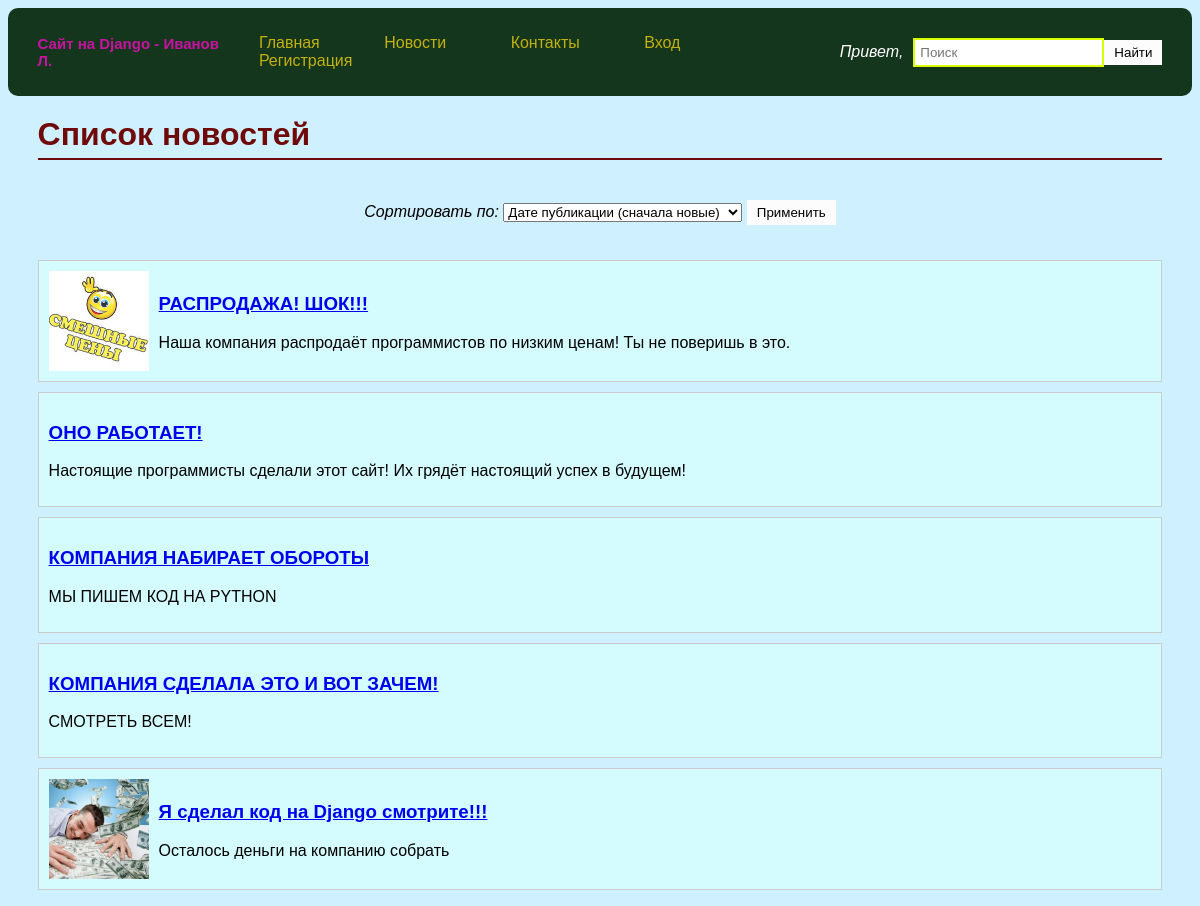
Before: /news/ with the older database file.
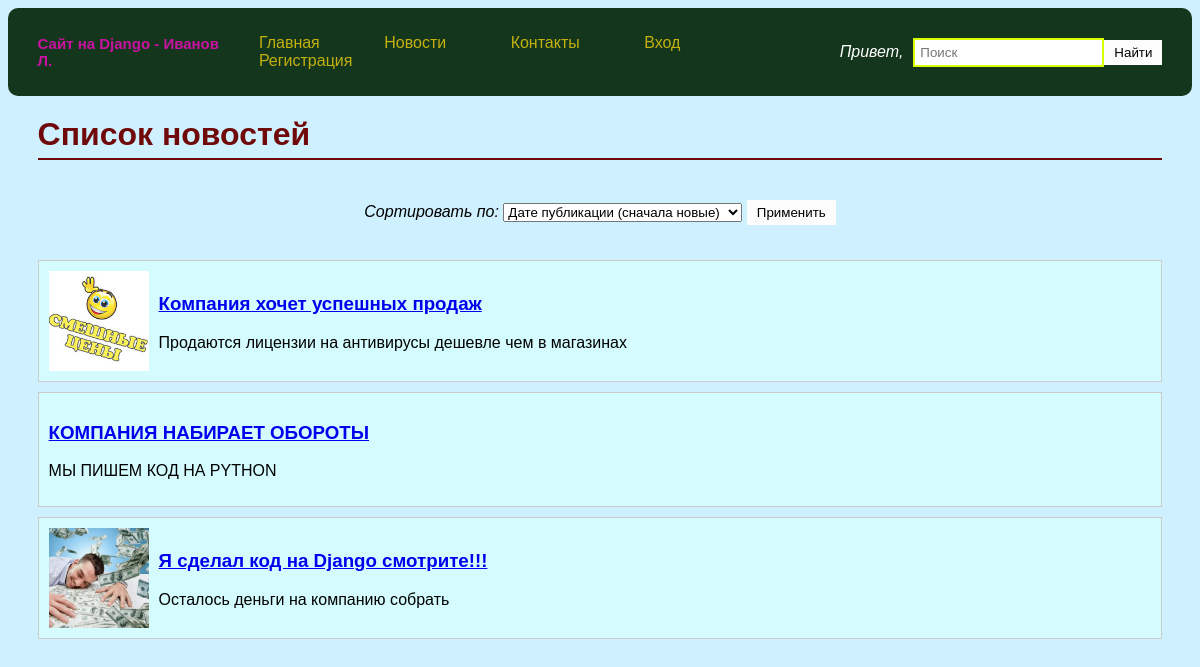
After: the same page with the newer database file.
### news_site_company/models.py (models this page shows, shortened)
class News(models.Model):
            title = models.CharField(max_length=200)
            content = models.TextField()
            pub_date = models.DateTimeField(auto_now_add=True)
            author = models.CharField(max_length=100)
            image = models.ImageField(upload_to='news_media/', blank=True, null=True)\

### news_site_company/views.py (the view)
# urls.py: path('news/', views.news_list, name='news_list'),
def news_list(request):
    sort_by = request.GET.get('sort', '-pub_date')
    query = request.GET.get('q')
    if query:
        news = News.objects.filter(
            Q(title__icontains=query) | Q(content__icontains=query)
        ).order_by(sort_by)
    else:
        news = News.objects.order_by(sort_by)
    return render(request, 'news_site_company/news_list.html', {'news': news, 'query': query})

### templates/news_site_company/news_list.html (shortened to what this page needs)
{% extends 'base.html' %}
{% block content %}
    <h1>Список новостей</h1>
    <form method="get">
        <label for="sort">Сортировать по:</label>
        <select name="sort" id="sort">
            <option value="pub_date">Дате публикации (сначала новые)</option>
        </select>
        <button type="submit">Применить</button>
    </form>
    <ul class="news-list">
        {% for news_item in news %}
            <li class="news-item">
                {% if news_item.image %}
                    <img src="{{ news_item.image.url }}" alt="{{ news_item.title }}" class="news-image">
                {% endif %}
                <div class="news-content">
                    <h3><a href="{% url 'news_detail' news_item.id %}">{{ news_item.title }}</a></h3>
                    <p>{{ news_item.content|truncatechars:100 }}</p>
                </div>
            </li>
        {% endfor %}
    </ul>
{% endblock %}

Changed rows visible on the page:
removed News: image (picture), title "РАСПРОДАЖА! ШОК!!!", content "Наша компания распродаёт программистов по низким ценам! Ты не поверишь в это."
removed News: title "ОНО РАБОТАЕТ!", content "Настоящие программисты сделали этот сайт! Их грядёт настоящий успех в будущем!"
removed News: title "КОМПАНИЯ СДЕЛАЛА ЭТО И ВОТ ЗАЧЕМ!", content "СМОТРЕТЬ ВСЕМ!"
added News: image (picture), title "Компания хочет успешных продаж", content "Продаются лицензии на антивирусы дешевле чем в магазинах"
